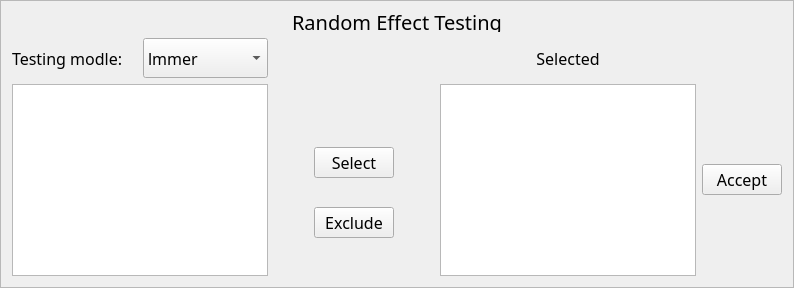
           <widget class="QFrame" name="frame_14">
            <property name="frameShape">
             <enum>QFrame::StyledPanel</enum>
            </property>
            <property name="frameShadow">
             <enum>QFrame::Raised</enum>
            </property>
            <layout class="QGridLayout" name="gridLayout_28">
             <item row="0" column="0">
              <layout class="QVBoxLayout" name="verticalLayout_16">
               <item>
                <widget class="QLabel" name="label_31">
                 <property name="sizePolicy">
                  <sizepolicy hsizetype="Preferred" vsizetype="Maximum">
                   <horstretch>0</horstretch>
                   <verstretch>0</verstretch>
                  </sizepolicy>
                 </property>
                 <property name="maximumSize">
                  <size>
                   <width>16777215</width>
                   <height>20</height>
                  </size>
                 </property>
                 <property name="font">
                  <font>
                   <family>Abyssinica SIL</family>
                   <pointsize>15</pointsize>
                   <weight>50</weight>
                   <italic>false</italic>
                   <bold>false</bold>
                   <underline>false</underline>
                   <strikeout>false</strikeout>
                  </font>
                 </property>
                 <property name="autoFillBackground">
                  <bool>true</bool>
                 </property>
                 <property name="text">
                  <string>Random Effect Testing</string>
                 </property>
                 <property name="alignment">
                  <set>Qt::AlignCenter</set>
                 </property>
                </widget>
               </item>
               <item>
                <layout class="QGridLayout" name="gridLayout_8">
                 <item row="1" column="2">
                  <layout class="QVBoxLayout" name="verticalLayout_19">
                   <item>
                    <spacer name="verticalSpacer_10">
                     <property name="orientation">
                      <enum>Qt::Vertical</enum>
                     </property>
                     <property name="sizeType">
                      <enum>QSizePolicy::Fixed</enum>
                     </property>
                     <property name="sizeHint" stdset="0">
                      <size>
                       <width>20</width>
                       <height>40</height>
                      </size>
                     </property>
                    </spacer>
                   </item>
                   <item>
                    <widget class="QPushButton" name="random_select_Button">
                     <property name="minimumSize">
                      <size>
                       <width>0</width>
                       <height>20</height>
                      </size>
                     </property>
                     <property name="font">
                      <font>
                       <family>Abyssinica SIL</family>
                       <pointsize>12</pointsize>
                       <weight>50</weight>
                       <italic>false</italic>
                       <bold>false</bold>
                       <underline>false</underline>
                       <strikeout>false</strikeout>
                      </font>
                     </property>
                     <property name="cursor">
                      <cursorShape>PointingHandCursor</cursorShape>
                     </property>
                     <property name="text">
                      <string>Select</string>
                     </property>
                    </widget>
                   </item>
                   <item>
                    <widget class="QPushButton" name="random_exclude_Button">
                     <property name="minimumSize">
                      <size>
                       <width>0</width>
                       <height>20</height>
                      </size>
                     </property>
                     <property name="font">
                      <font>
                       <family>Abyssinica SIL</family>
                       <pointsize>12</pointsize>
                       <weight>50</weight>
                       <italic>false</italic>
                       <bold>false</bold>
                       <underline>false</underline>
                       <strikeout>false</strikeout>
                      </font>
                     </property>
                     <property name="cursor">
                      <cursorShape>PointingHandCursor</cursorShape>
                     </property>
                     <property name="text">
                      <string>Exclude</string>
                     </property>
                    </widget>
                   </item>
                   <item>
                    <spacer name="verticalSpacer_11">
                     <property name="orientation">
                      <enum>Qt::Vertical</enum>
                     </property>
                     <property name="sizeType">
                      <enum>QSizePolicy::Preferred</enum>
                     </property>
                     <property name="sizeHint" stdset="0">
                      <size>
                       <width>20</width>
                       <height>15</height>
                      </size>
                     </property>
                    </spacer>
                   </item>
                  </layout>
                 </item>
                 <item row="1" column="5">
                  <widget class="QPushButton" name="random_accept_pushButton">
                   <property name="font">
                    <font>
                     <family>Abyssinica SIL</family>
                     <pointsize>12</pointsize>
                     <weight>50</weight>
                     <italic>false</italic>
                     <bold>false</bold>
                     <underline>false</underline>
                     <strikeout>false</strikeout>
                    </font>
                   </property>
                   <property name="text">
                    <string>Accept</string>
                   </property>
                  </widget>
                 </item>
                 <item row="1" column="1">
                  <spacer name="horizontalSpacer_24">
                   <property name="orientation">
                    <enum>Qt::Horizontal</enum>
                   </property>
                   <property name="sizeType">
                    <enum>QSizePolicy::Preferred</enum>
                   </property>
                   <property name="sizeHint" stdset="0">
                    <size>
                     <width>40</width>
                     <height>20</height>
                    </size>
                   </property>
                  </spacer>
                 </item>
                 <item row="0" column="4">
                  <widget class="QLabel" name="label_25">
                   <property name="sizePolicy">
                    <sizepolicy hsizetype="Preferred" vsizetype="Maximum">
                     <horstretch>0</horstretch>
                     <verstretch>0</verstretch>
                    </sizepolicy>
                   </property>
                   <property name="maximumSize">
                    <size>
                     <width>16777215</width>
                     <height>20</height>
                    </size>
                   </property>
                   <property name="font">
                    <font>
                     <family>Abyssinica SIL</family>
                     <pointsize>12</pointsize>
                     <weight>50</weight>
                     <italic>false</italic>
                     <bold>false</bold>
                     <underline>false</underline>
                     <strikeout>false</strikeout>
                    </font>
                   </property>
                   <property name="layoutDirection">
                    <enum>Qt::LeftToRight</enum>
                   </property>
                   <property name="text">
                    <string>Selected</string>
                   </property>
                   <property name="alignment">
                    <set>Qt::AlignCenter</set>
                   </property>
                  </widget>
                 </item>
                 <item row="1" column="0">
                  <layout class="QVBoxLayout" name="verticalLayout_18">
                   <item>
                    <widget class="QTableView" name="random_phenotype_pr_TableView">
                     <property name="sizePolicy">
                      <sizepolicy hsizetype="Expanding" vsizetype="Expanding">
                       <horstretch>0</horstretch>
                       <verstretch>0</verstretch>
                      </sizepolicy>
                     </property>
                     <property name="font">
                      <font>
                       <family>Abyssinica SIL</family>
                       <pointsize>12</pointsize>
                       <weight>50</weight>
                       <italic>false</italic>
                       <bold>false</bold>
                       <underline>false</underline>
                       <strikeout>false</strikeout>
                      </font>
                     </property>
                    </widget>
                   </item>
                  </layout>
                 </item>
                 <item row="1" column="4">
                  <layout class="QVBoxLayout" name="verticalLayout_17">
                   <item>
                    <widget class="QTableView" name="random_selected_TableView">
                     <property name="sizePolicy">
                      <sizepolicy hsizetype="Expanding" vsizetype="Expanding">
                       <horstretch>0</horstretch>
                       <verstretch>0</verstretch>
                      </sizepolicy>
                     </property>
                     <property name="maximumSize">
                      <size>
                       <width>16777215</width>
                       <height>16777215</height>
                      </size>
                     </property>
                     <property name="font">
                      <font>
                       <family>Abyssinica SIL</family>
                       <pointsize>12</pointsize>
                       <weight>50</weight>
                       <italic>false</italic>
                       <bold>false</bold>
                       <underline>false</underline>
                       <strikeout>false</strikeout>
                      </font>
                     </property>
                    </widget>
                   </item>
                  </layout>
                 </item>
                 <item row="1" column="3">
                  <spacer name="horizontalSpacer_26">
                   <property name="orientation">
                    <enum>Qt::Horizontal</enum>
                   </property>
                   <property name="sizeType">
                    <enum>QSizePolicy::Preferred</enum>
                   </property>
                   <property name="sizeHint" stdset="0">
                    <size>
                     <width>40</width>
                     <height>20</height>
                    </size>
                   </property>
                  </spacer>
                 </item>
                 <item row="0" column="0">
                  <layout class="QHBoxLayout" name="horizontalLayout_7">
                   <item>
                    <widget class="QLabel" name="label_5">
                     <property name="minimumSize">
                      <size>
                       <width>0</width>
                       <height>40</height>
                      </size>
                     </property>
                     <property name="font">
                      <font>
                       <family>Abyssinica SIL</family>
                       <pointsize>12</pointsize>
                       <weight>50</weight>
                       <italic>false</italic>
                       <bold>false</bold>
                       <underline>false</underline>
                       <strikeout>false</strikeout>
                      </font>
                     </property>
                     <property name="text">
                      <string>Testing modle:</string>
                     </property>
                    </widget>
                   </item>
                   <item>
                    <spacer name="horizontalSpacer_15">
                     <property name="minimumSize">
                      <size>
                       <width>0</width>
                       <height>40</height>
                      </size>
                     </property>
                     <property name="orientation">
                      <enum>Qt::Horizontal</enum>
                     </property>
                     <property name="sizeType">
                      <enum>QSizePolicy::Minimum</enum>
                     </property>
                     <property name="sizeHint" stdset="0">
                      <size>
                       <width>40</width>
                       <height>37</height>
                      </size>
                     </property>
                    </spacer>
                   </item>
                   <item>
                    <widget class="QComboBox" name="random_effec_testing_ComboBox">
                     <property name="sizePolicy">
                      <sizepolicy hsizetype="Preferred" vsizetype="Preferred">
                       <horstretch>0</horstretch>
                       <verstretch>0</verstretch>
                      </sizepolicy>
                     </property>
                     <property name="minimumSize">
                      <size>
                       <width>0</width>
                       <height>40</height>
                      </size>
                     </property>
                     <property name="maximumSize">
                      <size>
                       <width>150</width>
                       <height>16777215</height>
                      </size>
                     </property>
                     <property name="font">
                      <font>
                       <family>Abyssinica SIL</family>
                       <pointsize>12</pointsize>
                       <weight>50</weight>
                       <italic>false</italic>
                       <bold>false</bold>
                       <underline>false</underline>
                       <strikeout>false</strikeout>
                      </font>
                     </property>
                     <property name="cursor">
                      <cursorShape>PointingHandCursor</cursorShape>
                     </property>
                     <item>
                      <property name="text">
                       <string>lmmer</string>
                      </property>
                     </item>
                     <item>
                      <property name="text">
                       <string>mmer(A)</string>
                      </property>
                     </item>
                     <item>
                      <property name="text">
                       <string>mmer(G)</string>
                      </property>
                     </item>
                    </widget>
                   </item>
                  </layout>
                 </item>
                </layout>
               </item>
              </layout>
             </item>
            </layout>
           </widget>
